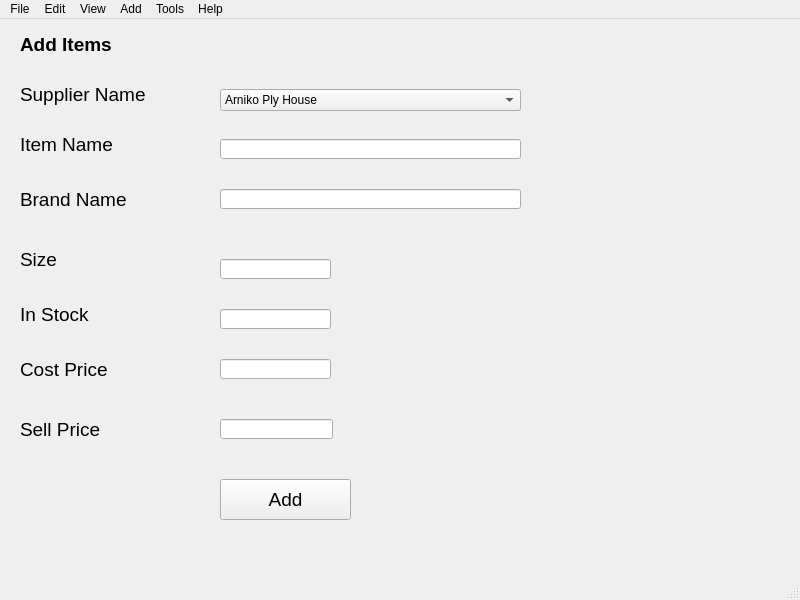
<?xml version="1.0" encoding="UTF-8"?>
<ui version="4.0">
 <class>MainWindow</class>
 <widget class="QMainWindow" name="MainWindow">
  <property name="geometry">
   <rect>
    <x>0</x>
    <y>0</y>
    <width>800</width>
    <height>600</height>
   </rect>
  </property>
  <property name="windowTitle">
   <string>MainWindow</string>
  </property>
  <widget class="QWidget" name="centralwidget">
   <widget class="QLabel" name="label">
    <property name="geometry">
     <rect>
      <x>20</x>
      <y>10</y>
      <width>111</width>
      <height>31</height>
     </rect>
    </property>
    <property name="font">
     <font>
      <pointsize>14</pointsize>
      <weight>75</weight>
      <bold>true</bold>
     </font>
    </property>
    <property name="text">
     <string>Add Items</string>
    </property>
   </widget>
   <widget class="QLabel" name="label_2">
    <property name="geometry">
     <rect>
      <x>20</x>
      <y>110</y>
      <width>101</width>
      <height>31</height>
     </rect>
    </property>
    <property name="font">
     <font>
      <pointsize>14</pointsize>
     </font>
    </property>
    <property name="text">
     <string>Item Name</string>
    </property>
   </widget>
   <widget class="QLabel" name="label_3">
    <property name="geometry">
     <rect>
      <x>20</x>
      <y>160</y>
      <width>111</width>
      <height>41</height>
     </rect>
    </property>
    <property name="font">
     <font>
      <pointsize>14</pointsize>
     </font>
    </property>
    <property name="text">
     <string>Brand Name</string>
    </property>
   </widget>
   <widget class="QLabel" name="label_4">
    <property name="geometry">
     <rect>
      <x>20</x>
      <y>220</y>
      <width>121</width>
      <height>41</height>
     </rect>
    </property>
    <property name="font">
     <font>
      <pointsize>14</pointsize>
     </font>
    </property>
    <property name="text">
     <string>Size</string>
    </property>
   </widget>
   <widget class="QLabel" name="label_5">
    <property name="geometry">
     <rect>
      <x>20</x>
      <y>270</y>
      <width>101</width>
      <height>51</height>
     </rect>
    </property>
    <property name="font">
     <font>
      <pointsize>14</pointsize>
     </font>
    </property>
    <property name="text">
     <string>In Stock</string>
    </property>
   </widget>
   <widget class="QLabel" name="label_6">
    <property name="geometry">
     <rect>
      <x>20</x>
      <y>330</y>
      <width>111</width>
      <height>41</height>
     </rect>
    </property>
    <property name="font">
     <font>
      <pointsize>14</pointsize>
     </font>
    </property>
    <property name="text">
     <string>Cost Price </string>
    </property>
   </widget>
   <widget class="QLabel" name="label_7">
    <property name="geometry">
     <rect>
      <x>20</x>
      <y>390</y>
      <width>91</width>
      <height>41</height>
     </rect>
    </property>
    <property name="font">
     <font>
      <pointsize>14</pointsize>
     </font>
    </property>
    <property name="text">
     <string>Sell Price</string>
    </property>
   </widget>
   <widget class="QLabel" name="label_8">
    <property name="geometry">
     <rect>
      <x>20</x>
      <y>50</y>
      <width>141</width>
      <height>51</height>
     </rect>
    </property>
    <property name="font">
     <font>
      <pointsize>14</pointsize>
     </font>
    </property>
    <property name="text">
     <string>Supplier Name</string>
    </property>
   </widget>
   <widget class="QPushButton" name="pushButton">
    <property name="geometry">
     <rect>
      <x>220</x>
      <y>460</y>
      <width>131</width>
      <height>41</height>
     </rect>
    </property>
    <property name="font">
     <font>
      <pointsize>14</pointsize>
     </font>
    </property>
    <property name="text">
     <string>Add</string>
    </property>
   </widget>
   <widget class="QLineEdit" name="lineEdit_2">
    <property name="geometry">
     <rect>
      <x>220</x>
      <y>120</y>
      <width>301</width>
      <height>20</height>
     </rect>
    </property>
   </widget>
   <widget class="QLineEdit" name="lineEdit_3">
    <property name="geometry">
     <rect>
      <x>220</x>
      <y>170</y>
      <width>301</width>
      <height>20</height>
     </rect>
    </property>
   </widget>
   <widget class="QLineEdit" name="lineEdit_4">
    <property name="geometry">
     <rect>
      <x>220</x>
      <y>240</y>
      <width>111</width>
      <height>20</height>
     </rect>
    </property>
   </widget>
   <widget class="QLineEdit" name="lineEdit_5">
    <property name="geometry">
     <rect>
      <x>220</x>
      <y>290</y>
      <width>111</width>
      <height>20</height>
     </rect>
    </property>
   </widget>
   <widget class="QLineEdit" name="lineEdit_6">
    <property name="geometry">
     <rect>
      <x>220</x>
      <y>340</y>
      <width>111</width>
      <height>20</height>
     </rect>
    </property>
   </widget>
   <widget class="QLineEdit" name="lineEdit_7">
    <property name="geometry">
     <rect>
      <x>220</x>
      <y>400</y>
      <width>113</width>
      <height>20</height>
     </rect>
    </property>
   </widget>
   <widget class="QComboBox" name="comboBox">
    <property name="geometry">
     <rect>
      <x>220</x>
      <y>70</y>
      <width>301</width>
      <height>22</height>
     </rect>
    </property>
    <item>
     <property name="text">
      <string>Arniko Ply House</string>
     </property>
    </item>
    <item>
     <property name="text">
      <string>Adhikari Brothers</string>
     </property>
    </item>
    <item>
     <property name="text">
      <string>Yeti Paints Industries</string>
     </property>
    </item>
    <item>
     <property name="text">
      <string>Berger Paints Industries</string>
     </property>
    </item>
    <item>
     <property name="text">
      <string>Devanshis Enterprises</string>
     </property>
    </item>
    <item>
     <property name="text">
      <string>Others</string>
     </property>
    </item>
   </widget>
  </widget>
  <widget class="QMenuBar" name="menubar">
   <property name="geometry">
    <rect>
     <x>0</x>
     <y>0</y>
     <width>800</width>
     <height>21</height>
    </rect>
   </property>
   <widget class="QMenu" name="menuOptions">
    <property name="title">
     <string>File</string>
    </property>
   </widget>
   <widget class="QMenu" name="menuEdit">
    <property name="title">
     <string>Edit</string>
    </property>
   </widget>
   <widget class="QMenu" name="menuAdd">
    <property name="title">
     <string>View</string>
    </property>
    <addaction name="actionSearch"/>
   </widget>
   <widget class="QMenu" name="menuAdd_2">
    <property name="title">
     <string>Add</string>
    </property>
   </widget>
   <widget class="QMenu" name="menuHelp">
    <property name="title">
     <string>Tools</string>
    </property>
   </widget>
   <widget class="QMenu" name="menuHelp_2">
    <property name="title">
     <string>Help</string>
    </property>
   </widget>
   <addaction name="menuOptions"/>
   <addaction name="menuEdit"/>
   <addaction name="menuAdd"/>
   <addaction name="menuAdd_2"/>
   <addaction name="menuHelp"/>
   <addaction name="menuHelp_2"/>
  </widget>
  <widget class="QStatusBar" name="statusbar"/>
  <action name="actionSearch">
   <property name="text">
    <string>Search</string>
   </property>
  </action>
 </widget>
 <resources/>
 <connections/>
</ui>
